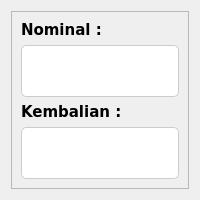
                        <widget class="QWidget" name="tunai_page">
                         <layout class="QVBoxLayout" name="verticalLayout_7">
                          <item>
                           <widget class="QFrame" name="tunai_frame">
                            <property name="frameShape">
                             <enum>QFrame::Shape::StyledPanel</enum>
                            </property>
                            <property name="frameShadow">
                             <enum>QFrame::Shadow::Raised</enum>
                            </property>
                            <layout class="QVBoxLayout" name="verticalLayout_11">
                             <item>
                              <widget class="QLabel" name="nominal_tunai_label">
                               <property name="font">
                                <font>
                                 <family>Verdana</family>
                                 <pointsize>11</pointsize>
                                 <bold>true</bold>
                                </font>
                               </property>
                               <property name="text">
                                <string>Nominal :</string>
                               </property>
                              </widget>
                             </item>
                             <item>
                              <widget class="QLineEdit" name="nominal_tunai_input">
                               <property name="font">
                                <font>
                                 <pointsize>11</pointsize>
                                 <bold>true</bold>
                                </font>
                               </property>
                               <property name="styleSheet">
                                <string notr="true">QLineEdit {
    background-color: white;
    color: black;
    border: 1px solid #cccccc;
    border-radius: 5px;
    padding: 5px;
	height : 40px;
}</string>
                               </property>
                               <property name="readOnly">
                                <bool>false</bool>
                               </property>
                              </widget>
                             </item>
                             <item>
                              <widget class="QLabel" name="change_tunai_label">
                               <property name="font">
                                <font>
                                 <family>Verdana</family>
                                 <pointsize>11</pointsize>
                                 <bold>true</bold>
                                </font>
                               </property>
                               <property name="text">
                                <string>Kembalian :</string>
                               </property>
                              </widget>
                             </item>
                             <item>
                              <widget class="QLineEdit" name="change_tunai_input">
                               <property name="font">
                                <font>
                                 <pointsize>11</pointsize>
                                 <bold>true</bold>
                                </font>
                               </property>
                               <property name="styleSheet">
                                <string notr="true">QLineEdit {
    background-color: white;
    color: black;
    border: 1px solid #cccccc;
    border-radius: 5px;
    padding: 5px;
	height : 40px;
}</string>
                               </property>
                               <property name="readOnly">
                                <bool>true</bool>
                               </property>
                              </widget>
                             </item>
                            </layout>
                           </widget>
                          </item>
                         </layout>
                        </widget>
